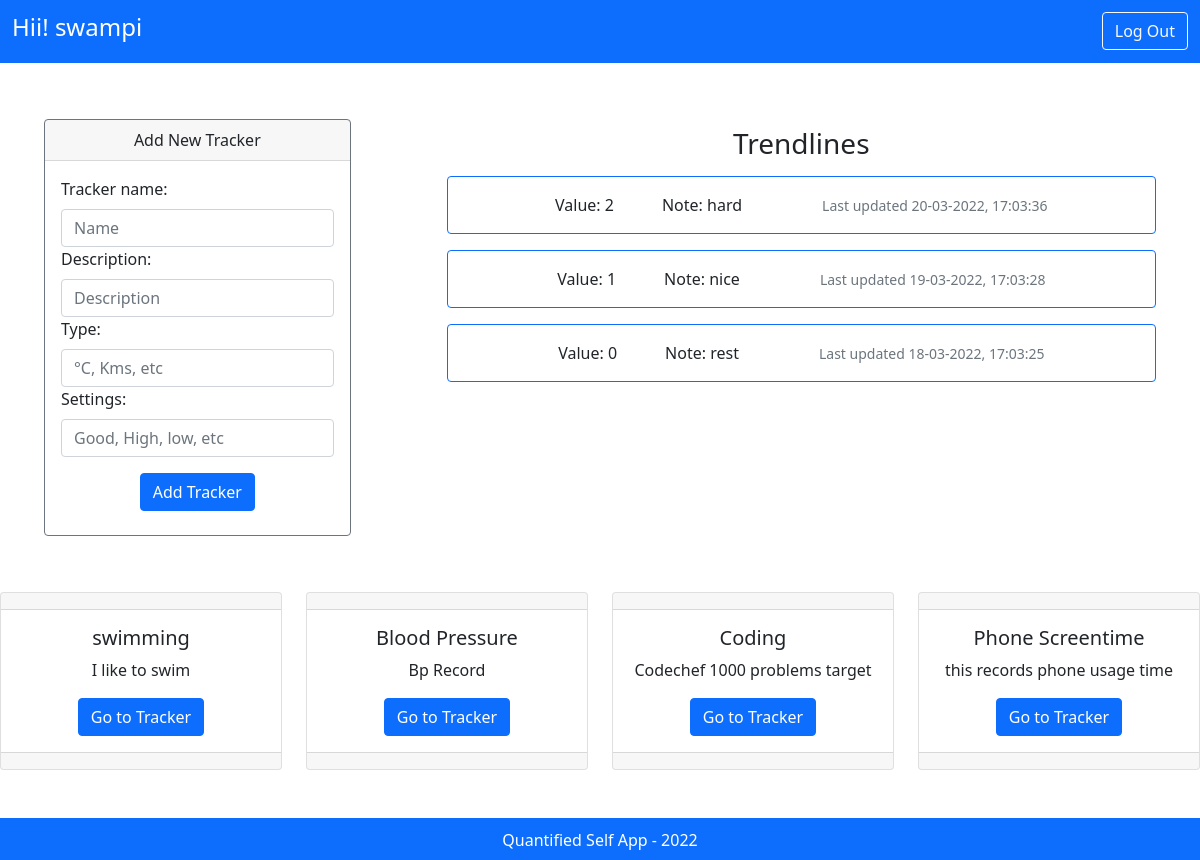
The page /dashboard (signed in) on the database its author committed.
### application/models.py (models this page shows)
class TrackerLog(db.Model):
	__tablename__ = 'trackerlog'
	log_id = db.Column(db.Integer , primary_key = True, autoincrement=True)
	log_value = db.Column(db.String, nullable = False)
	log_note = db.Column(db.String)
	time_stamp = db.Column(db.String, nullable = False)
	tracker_id = db.Column(db.Integer,db.ForeignKey('tracker.tracker_id'), nullable = False)

class Tracker(db.Model):
	__tablename__ = 'tracker'
	tracker_id = db.Column(db.Integer, autoincrement=True, primary_key=True, unique=True , nullable=False)
	tracker_name = db.Column(db.String, nullable=False)
	tracker_description = db.Column(db.String)
	tracker_type = db.Column(db.String, nullable=False)
	tracker_settings = db.Column(db.String)
	user_id = db.Column(db.String, db.ForeignKey('user.user_id'), nullable = False)
	trackerlogs = db.relationship('TrackerLog' , backref = 'Tracker')

### application/controllers.py (the view)
@app.route("/dashboard", methods = ["GET"])
def dashboard():
		if request.method == "GET":
			if "username" in session.keys():
				alltrackers = db.session.query(Tracker).filter(Tracker.user_id == session["username"]).all()
				all_logs = []
				for i in alltrackers:
					all_logs = (db.session.query(TrackerLog).filter(TrackerLog.tracker_id == i.tracker_id).all())+ all_logs
					print(all_logs)
				return render_template("dashboard.html", trackers = alltrackers, four_logs=all_logs[:-4:-1])
			else:
				return redirect("/")
		else:
			return redirect("/")

### templates/dashboard.html (shortened to what this page needs)
<!DOCTYPE html>
<html>
<!DOCTYPE html>
<html>
<head>
	<link href="https://cdn.jsdelivr.net/npm/bootstrap@5.1.3/dist/css/bootstrap.min.css" rel="stylesheet"
>
</head>
<body>
	<nav class="navbar navbar-dark bg-primary">
		<div class="container-fluid">
			<a class="navbar-brand" href="/dashboard">
				<h4>Hii! {{session.username}}</h4>
			</a>
			<a class="btn btn-outline-light" href="\logout" role="button">Log Out</a>
		</div>
	</nav>
	<div class="row p-2">
		<div class="col col-lg-4 p-5">
			<div class="card border-secondary text-justify">
				<div class="card-header text-center">Add New Tracker</div>
				<div class="card-body">
					<form action="/tracker/add" method="POST">
						<label for="trackername" class="form-label">Tracker name:</label>
						<input type="text" id="trackername" class="form-control" name="trackername" placeholder="Name">
						<label for="trackerdescription" class="form-label">Description:</label>
						<input type="text" id="trackerdescription" class="form-control" name="trackerdescription"
							placeholder="Description">
						<label for="trackertype" class="form-label">Type:</label>
						<input type="text" id="trackertype" class="form-control" name="trackertype" placeholder="°C, Kms, etc">
						<label for="trackersettings" class="form-label">Settings:</label>
						<input type="text" id="trackersettings" class="form-control" name="trackersettings"
							placeholder="Good, High, low, etc">
						<div class="text-center p-2">
							<button type="submit" class="btn btn-primary">Add Tracker</button>
						</div>
					</form>
				</div>
			</div>
		</div>
		<div class=" text-center col col-md-100 p-5">
			<h3 class="p-2">Trendlines</h3>
			{% for i in four_logs%}
			<div class="card border-primary mb-3">
				<div class="card-body">
					<div class="row">
						<p class="card-text">Value: {{i['log_value']}}&emsp;&emsp;&emsp;Note:
							{{i['log_note']}}&emsp;&emsp;&emsp;&emsp;&emsp;<small class="text-muted">Last updated
								{{i['time_stamp']}}</small></p>
					</div>
				</div>
			</div>
			{% endfor %}
		</div>
	</div>
	<div class="row row-cols-1 row-cols-md-4 g-4">
		{% for i in trackers: %}
		<div class="col">
			<div class="card text-center">
				<div class="card-header"></div>
				<div class="card-body">
					<h5 class="card-title">{{i.tracker_name}}</h5>
					<p class="card-text">{{i.tracker_description}}</p>
					<a href="/tracker/{{i.tracker_id}}" class="btn btn-primary">Go to Tracker</a>
				</div>
				<div class="card-footer text-muted"></div>
			</div>
		</div>
		{% endfor %}
	</div>
	<br>
	<br>
	<footer class="footer mt-auto py-2 bg-primary p-2">
		<div class="container text-center">
			<span class="text-white align-middle ">Quantified Self App - 2022</span>
		</div>
	</footer>
</body>
</html>

### rows shown on the page
TrackerLog: log_value "2", log_note "hard", time_stamp "20-03-2022, 17:03:36"
TrackerLog: log_value "1", log_note "nice", time_stamp "19-03-2022, 17:03:28"
TrackerLog: log_value "0", log_note "rest", time_stamp "18-03-2022, 17:03:25"
Tracker: tracker_name "swimming", tracker_description "I like to swim"
Tracker: tracker_name "Blood Pressure", tracker_description "Bp Record"
Tracker: tracker_name "Coding", tracker_description "Codechef 1000 problems target"
Tracker: tracker_name "Phone Screentime", tracker_description "this records phone usage time"

### other values the page prints
{{ session.username }} "swampi"
